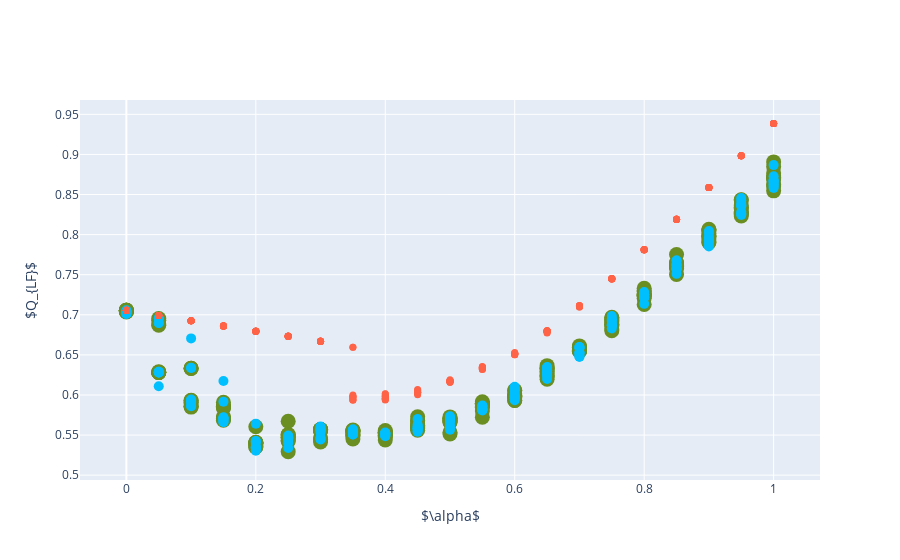

The cell this chart's notebook holds for it:
### Code cell
plot_dots_2d(Q_lf, '$Q_{LF}$', 'data/plots/cora/cora_lf.pdf')

### Figure 1 — Plotly figure (JSON) as saved in the notebook; plotly's stock layout.template omitted (floating-point values rounded to 4 significant figures; data arrays with more than 128 entries replaced by an {"elided": "..."} marker saying what was removed)
{"data": [{"line": {"color": "olivedrab", "dash": "dash", "width": 2}, "marker": {"size": 15}, "mode": "markers", "name": "Early Fusion", "type": "scatter", "x": {"elided": "210 float values"}, "y": {"elided": "210 float values"}}, {"line": {"color": "deepskyblue", "dash": "dash", "width": 2}, "marker": {"size": 10}, "mode": "markers", "name": "Simultaneous Fusion", "type": "scatter", "x": {"elided": "210 float values"}, "y": {"elided": "210 float values"}}, {"line": {"color": "tomato", "dash": "dash", "width": 2}, "marker": {"size": 7}, "mode": "markers", "name": "Late Fusion", "type": "scatter", "x": {"elided": "210 float values"}, "y": {"elided": "210 float values"}}], "layout": {"showlegend": false, "xaxis": {"title": {"text": "$\\alpha$"}}, "yaxis": {"title": {"text": "$Q_{LF}$"}}}}
